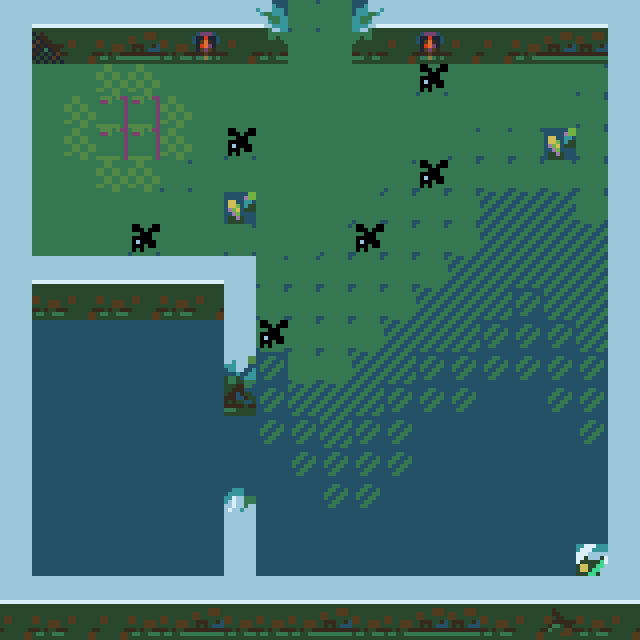

A 2D game scene composited from a Tiled map and its tileset images. What follows is a short description and the map's XML, with every tile layer's data as written:
An orthogonal 20x20 tile map with 32x32 px tiles, 1 tile layer (map), 2 hidden layers not drawn.

<map version="1.2" tiledversion="1.2.4" orientation="orthogonal" renderorder="left-up" width="20" height="20" tilewidth="32" tileheight="32" infinite="0" nextlayerid="4" nextobjectid="1">
 <tileset firstgid="1" source="map.tsx" />
 <layer id="1" name="map" width="20" height="20">
  <data encoding="csv">
1246,1063,1064,1065,1066,1067,1068,1069,1234,1488,196,1238,1074,1075,1068,1069,1070,1071,1072,1246,
1246,1097,1098,1099,1100,1101,1109,1103,1268,196,196,1272,1108,1109,1102,1103,1104,1105,1106,1246,
1246,196,196,163,163,196,196,196,196,196,196,196,196,1490,196,196,196,196,1524,1246,
1402,196,163,164,164,163,196,196,196,196,196,196,196,196,196,196,196,196,1524,1246,
1402,196,163,164,164,163,196,1490,196,196,196,196,196,196,1488,1488,1488,971,1524,1527,
1300,196,196,163,163,1488,196,196,196,196,196,196,1488,1490,1488,1488,1524,1524,1524,1527,
1130,196,196,196,196,196,196,971,196,196,196,1488,1488,1488,1488,1487,1489,1489,1524,1527,
1300,196,196,196,1490,196,196,1488,196,196,1488,1490,1488,1488,1488,1487,1487,1489,1489,1300,
1334,1239,1240,1239,1240,1239,1240,1275,1488,1488,1488,1488,1488,1488,1487,1487,1487,1489,1489,1334,
1368,1273,1274,1273,1274,1273,1274,1275,1488,1488,1488,1488,1488,1487,1487,1487,1486,1489,1489,1368,
1402,1483,1483,1483,1483,1483,1483,1275,1490,1488,1488,1488,1487,1487,1487,1486,1486,1486,1489,1402,
1334,1483,1483,1483,1483,1483,1483,1309,1486,1488,1488,1487,1487,1486,1486,1486,1486,1486,1486,1368,
1368,1483,1483,1483,1483,1483,1483,1343,1486,1487,1487,1487,1486,1486,1486,1444,1444,1486,1486,1402,
1402,1483,1483,1483,1483,1483,1483,1483,1486,1486,1487,1486,1486,1444,1444,1444,1444,1444,1486,1527,
1402,1483,1483,1483,1483,1483,1483,1483,1483,1486,1486,1486,1486,1444,1444,1444,1444,1444,1444,1246,
1436,1483,1483,1483,1483,1483,1483,1178,1483,1483,1486,1486,1444,1444,1444,1444,1444,1444,1444,1280,
1470,1483,1483,1483,1483,1483,1483,1212,1483,1483,1483,1444,1444,1444,1444,1444,1444,1444,1444,1314,
1504,1483,1483,1483,1483,1483,1483,1246,1483,1444,1483,1444,1444,1444,1444,1444,1444,1444,1522,1348,
1538,1539,1540,1541,1542,1543,1544,1545,1548,1548,1549,1550,1550,1551,1552,1553,1554,1555,1545,1382,
1572,1573,1574,1575,1576,1577,1578,1579,1582,1582,1583,1584,1584,1585,1586,1587,1588,1589,1579,1416
</data>
 </layer>
 <layer id="2" name="collision" width="20" height="20" visible="0">
  <data encoding="csv">
743,743,743,743,743,743,743,743,743,0,0,743,743,743,743,743,743,743,743,743,
743,0,0,0,0,0,0,0,0,0,0,0,0,0,0,0,0,0,0,743,
743,0,0,0,0,0,0,0,0,0,0,0,0,0,0,0,0,0,0,743,
743,0,0,0,0,0,0,0,0,0,0,0,0,0,0,0,0,0,0,743,
743,0,0,0,0,0,0,0,0,0,0,0,0,0,0,0,0,0,0,743,
743,0,0,0,0,0,0,0,0,0,0,0,0,0,0,0,0,0,0,743,
743,0,0,0,0,0,0,0,0,0,0,0,0,0,0,0,0,0,0,743,
743,0,0,0,0,0,0,0,0,0,0,0,0,0,0,0,0,0,0,743,
743,743,743,743,743,743,743,743,0,0,0,0,0,0,0,0,0,0,0,743,
743,0,0,0,0,0,0,743,0,0,0,0,0,0,0,0,0,0,0,743,
743,0,0,0,0,0,0,743,0,0,0,0,0,0,0,0,0,0,0,743,
743,0,0,0,0,0,0,743,0,0,0,0,0,0,0,0,0,0,0,743,
743,0,0,0,0,0,0,0,0,0,0,0,0,0,0,0,0,0,0,743,
743,0,0,0,0,0,0,0,0,0,0,0,0,0,0,0,0,0,0,743,
743,0,0,0,0,0,0,0,0,0,0,0,0,0,0,0,0,0,0,743,
743,0,0,0,0,0,0,743,0,0,0,0,0,0,0,0,0,0,0,743,
743,0,0,0,0,0,0,743,0,0,0,0,0,0,0,0,0,0,0,743,
743,0,0,0,0,0,0,743,0,0,0,0,0,0,0,0,0,0,743,743,
743,743,743,743,743,743,743,743,743,743,743,743,743,743,743,743,743,743,743,743,
0,0,0,0,0,0,0,0,0,0,0,0,0,0,0,0,0,0,0,0
</data>
 </layer>
 <layer id="3" name="light" width="20" height="20" visible="0">
  <data encoding="csv">
0,0,0,0,0,0,0,0,0,0,0,0,0,0,0,0,0,0,0,0,
0,0,0,0,0,0,743,0,0,0,0,0,0,743,0,0,0,0,0,0,
0,0,0,0,0,0,0,0,0,0,0,0,0,0,0,0,0,0,0,0,
0,0,0,0,0,0,0,0,0,0,0,0,0,0,0,0,0,0,0,0,
0,0,0,0,0,0,0,0,0,0,0,0,0,0,0,0,0,0,0,0,
0,0,0,0,0,0,0,0,0,0,0,0,0,0,0,0,0,0,0,0,
0,0,0,0,0,0,0,0,0,0,0,0,0,0,0,0,0,0,0,0,
0,0,0,0,0,0,0,0,0,0,0,0,0,0,0,0,0,0,0,0,
0,0,0,0,0,0,0,0,0,0,0,0,0,0,0,0,0,0,0,0,
0,0,0,0,0,0,0,0,0,0,0,0,0,0,0,0,0,0,0,0,
0,0,0,0,0,0,0,0,0,0,0,0,0,0,0,0,0,0,0,0,
0,0,0,0,0,0,0,0,0,0,0,0,0,0,0,0,0,0,0,0,
0,0,0,0,0,0,0,0,0,0,0,0,0,0,0,0,0,0,0,0,
0,0,0,0,0,0,0,0,0,0,0,0,0,0,0,0,0,0,0,0,
0,0,0,0,0,0,0,0,0,0,0,0,0,0,0,0,0,0,0,0,
0,0,0,0,0,0,0,0,0,0,0,0,0,0,0,0,0,0,0,0,
0,0,0,0,0,0,0,0,0,0,0,0,0,0,0,0,0,0,0,0,
0,0,0,0,0,0,0,0,0,0,0,0,0,0,0,0,0,0,0,0,
0,0,0,0,0,0,0,0,0,0,0,0,0,0,0,0,0,0,0,0,
0,0,0,0,0,0,0,0,0,0,0,0,0,0,0,0,0,0,0,0
</data>
 </layer>
</map>
